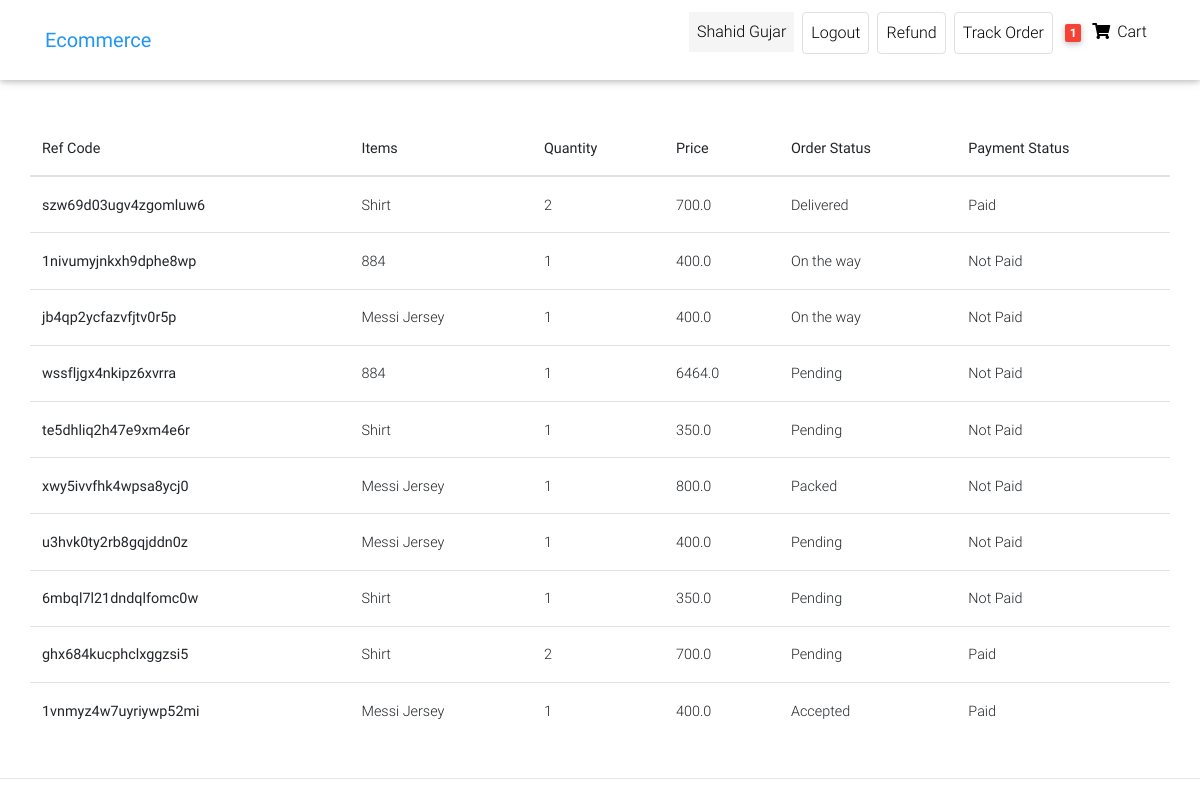
/track-order/ (signed in), run on the app's committed database.
### front/models.py (models this page shows, shortened)
class Customer(AbstractUser):#Users is customer here
    phone=models.CharField(max_length=12,default="")
    gender=models.CharField(max_length=15,default="")
    user_address=models.CharField(max_length=50,default="")

class Order(models.Model):
    user=models.ForeignKey(Customer,on_delete=models.CASCADE)
    ref_code=models.CharField(max_length=20,blank=True,null=True)
    items=models.ManyToManyField(OrderItem)
    start_date = models.DateTimeField(auto_now_add=True)
    ordered_date=models.DateField()
    ordered=models.BooleanField(default=False)#it check whether has been ordered or not
    billing_address=models.ForeignKey('Address',related_name='billing_address',on_delete=models.SET_NULL,blank=True,null=True)
    shipping_address=models.ForeignKey('Address',related_name='shipping_address',on_delete=models.SET_NULL,blank=True,null=True)
    payment_detail=models.ForeignKey('Payments',on_delete=models.SET_NULL,blank=True,null=True)
    coupon=models.ForeignKey('Coupon',on_delete=models.SET_NULL,blank=True,null=True)
    being_delivered=models.BooleanField(default=False)#deliver hogaya
    received=models.BooleanField(default=False)#order hmne receive karliya
    order_status=models.CharField(choices=status,max_length=10,default='Pe')
    refund_requested=models.BooleanField(default=False)
    refund_granted=models.BooleanField(default=False)
    def __str__(self):
        return self.user.username

class OrderItem(models.Model):
    user=models.ForeignKey(Customer,on_delete=models.CASCADE,null=True,blank=True)
    ordered=models.BooleanField(default=False)
    item=models.ForeignKey(Item,on_delete=models.CASCADE)
    quantity=models.IntegerField(default=1)
    def __str__(self):
        return f"{self.quantity} of {self.item.title}"

class Item(models.Model):
    title=models.CharField(max_length=50)
    price=models.FloatField()
    discount_price=models.FloatField(blank=True,null=True)
    category=models.CharField(choices=CATEGORY_CHOICES,max_length=2)
    label=models.CharField(choices=LABEL_CHOICES,max_length=1)
    slug=models.SlugField()
    description=models.TextField()
    image=models.ImageField(upload_to='Images',null=True,blank=True)

class Payments(models.Model):
    razorpay_id=models.CharField(max_length=50)
    user=models.ForeignKey(Customer,on_delete=models.SET_NULL,null=True,blank=True)
    amount=models.FloatField()
    timestamp=models.DateTimeField(auto_now_add=True)
    paid = models.BooleanField(default=False)#it check payment

### front/views.py (the view)
# urls.py: path('track-order/',  views.track_order, name='track-order'),
def track_order(request):
    ordered_items=Order.objects.prefetch_related('items').filter(user=request.user,ordered=True)
    print(ordered_items)
    for order in ordered_items:
        print(order.items.all())
    context={'ordered_items':ordered_items}
    return render(request,'Ecommerce/track_order.html',context)

### front/templatetags/cart_template_tags.py (called while the page is built)
@register.filter
def cart_item_count(user):
    if user.is_authenticated:
        qs=Order.objects.filter(user=user,ordered=False)
        if qs.exists():
            return qs[0].items.count()
    return 0

### front/templates/Ecommerce/track_order.html (shortened to what this page needs)
{% extends "Ecommerce/home-page.html" %}
{% load static %}
{% load cart_template_tags %}
{% block body %}
  {% include 'Ecommerce/navbar.html' %}
  <main class="mt-5 pt-4">
    <div class="container dark-grey-text mt-5">
      <div class="row wow fadeIn">
        {% if  ordered_items and user.is_authenticated %}
        <table class="table">
            <thead>
              <tr>
                <th scope="col">Ref Code</th>
                <th scope="col"> Items</th>
                <th scope="col"> Quantity</th>
                <th scope="col">Price</th>
                <th scope="col">Order Status</th>
                <th scope="col">Payment Status</th>
              </tr>
            </thead>
            <tbody>
                {% for order in ordered_items %}
                {% for orderitems in order.items.all %}
              <tr>
                <th scope="row">{{order.ref_code}}</th>
                <td>{{orderitems.item.title}}</td>
                <td>{{orderitems.quantity}}</td>
                <td>{{order.payment_detail.amount}}</td>
                <td>{{order.get_order_status_display}}</td>
                <td>
                    {% if order.payment_detail.paid %}Paid{% else %}Not Paid{% endif %}
                </td>
              </tr>
              {% endfor %}
              {% endfor %}
            </tbody>
          </table>
          {% else %}
          <h5>You haven't order anything from our site</h5>
    {% endif %}
      </div>
      </div>
  </main>
  <footer class="page-footer text-center font-small mt-4 wow fadeIn">
    <hr class="my-4">
  </footer>
  {% endblock body %}

### front/templates/Ecommerce/navbar.html (shortened to what this page needs)
{% load cart_template_tags %}
 <nav class="navbar fixed-top navbar-expand-lg navbar-light white scrolling-navbar">
    <div class="container">
      <a class="navbar-brand waves-effect" href="/" >
        <strong class="blue-text">Ecommerce</strong>
      </a>
      <div class="collapse navbar-collapse" id="navbarSupportedContent">
        <ul class="navbar-nav nav-flex-icons">
          {% if request.user.is_authenticated %}
          <li class="nav-item mx-1">
            <p class="nav-link waves-effect "
            style="background-color:whitesmoke;"
             >
              {{request.user.first_name}}
          </p>
          </li>
          <li class="nav-item mx-1">
            <a href="{% url 'account_logout' %}" class="nav-link border border-light rounded waves-effect"
             >
              Logout
            </a>
          </li>
          <li class="nav-item mx-1">
            <a href="{% url 'request-refund' %}" class="nav-link border border-light rounded waves-effect"
             >
              Refund
            </a>
          </li>
          <li class="nav-item mx-1">
            <a href="{% url 'track-order' %}" class="nav-link border border-light rounded waves-effect"
            >
              Track Order
            </a>
          </li>
          {% endif %}
          {% if user.is_authenticated %}
          <li class="nav-item">
            <a href="{% url 'order-summary' %}" class="nav-link waves-effect">
              <span class="badge red z-depth-1 mr-1"> {{request.user|cart_item_count}} </span>
              <i class="fas fa-shopping-cart"></i>
              <span class="clearfix d-none d-sm-inline-block"> Cart </span>
            </a>
          </li>
          {% endif %}
        </ul>
      </div>
    </div>
  </nav>

### front/templates/Ecommerce/home-page.html (style rules this page uses)
html, body, header, .carousel { height: 60vh; }

### data on the page
Customer: user.first_name "Shahid Gujar", user|cart_item_count "1"
Order: ref_code "szw69d03ugv4zgomluw6", payment_detail.amount "700.0", order_status "Delivered"
OrderItem: item "Shirt", quantity "2", shows "Paid"
Order: ref_code "1nivumyjnkxh9dphe8wp", payment_detail.amount "400.0", order_status "On the way"
OrderItem: item "884", quantity "1", shows "Not Paid"
Order: ref_code "jb4qp2ycfazvfjtv0r5p", payment_detail.amount "400.0", order_status "On the way"
OrderItem: item "Messi Jersey", quantity "1", shows "Not Paid"
Order: ref_code "wssfljgx4nkipz6xvrra", payment_detail.amount "6464.0", order_status "Pending"
Order: ref_code "te5dhliq2h47e9xm4e6r", payment_detail.amount "350.0", order_status "Pending"
OrderItem: item "Shirt", quantity "1", shows "Not Paid"
Order: ref_code "xwy5ivvfhk4wpsa8ycj0", payment_detail.amount "800.0", order_status "Packed"
OrderItem: item "Messi Jersey", quantity "1", shows "Not Paid"
Order: ref_code "u3hvk0ty2rb8gqjddn0z", payment_detail.amount "400.0", order_status "Pending"
Order: ref_code "6mbql7l21dndqlfomc0w", payment_detail.amount "350.0", order_status "Pending"
OrderItem: item "Shirt", quantity "1", shows "Not Paid"
Order: ref_code "ghx684kucphclxggzsi5", payment_detail.amount "700.0", order_status "Pending"
OrderItem: item "Shirt", quantity "2", shows "Paid"
Order: ref_code "1vnmyz4w7uyriywp52mi", payment_detail.amount "400.0", order_status "Accepted"
OrderItem: item "Messi Jersey", quantity "1", shows "Paid"
